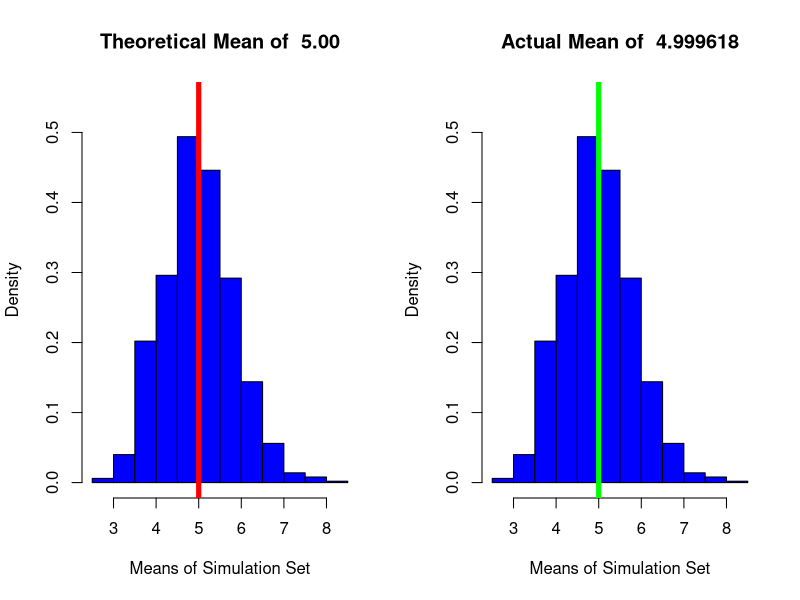
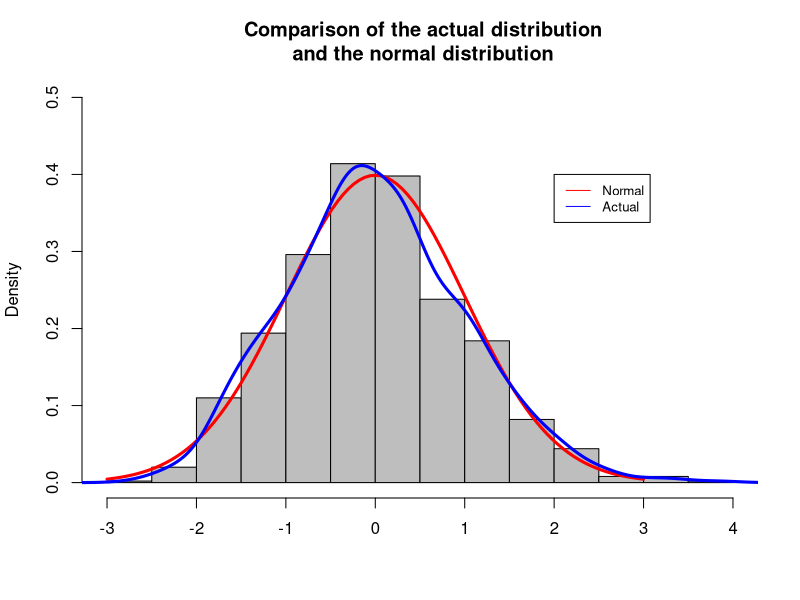

Generate these figures, in order, with R:
# Setting the seed
set.seed(133233)
lambda <- 0.2 # lambda value
nobserv <- 1000 # number of observations
sample_size <- 40 # sample size


exp_sample_means <- c() # empty vector to store results

# looping through sample
for(i in 1:nobserv) {
  exp_sample_means <- c(exp_sample_means, mean(rexp(sample_size, lambda)))
}

# Calculating mean of the sample
mean(exp_sample_means)

round(mean(exp_sample_means), 2)

actual_mean <- mean(exp_sample_means)

theor_mean <- abs(-1/lambda)

# histogram to show the comparison of the theroetical and actual mean
par(mfrow=c(1,2))
hist(exp_sample_means,probability=T,main=paste('Theoretical Mean of ',format(theor_mean,nsmall=2)),ylim=c(0,0.55),col='blue',xlab='Means of Simulation Set')
abline(v=theor_mean,col='red',lwd=5)
hist(exp_sample_means,probability=T,main=paste('Actual Mean of ',format(actual_mean,nsmall=2)),ylim=c(0,0.55),col='blue',xlab='Means of Simulation Set')
abline(v=actual_mean,col='green',lwd=5)

actual_var <- var(exp_sample_means) 

actual_var

# Comparison of the actual and theoretical variance from the distribution
par(mfrow=c(1,1))
hist(scale(exp_sample_means),probability=T,main=" Comparison of the actual distribution\n and the normal distribution",ylim=c(0,0.5),xlab='', col = 'grey')
curve(dnorm(x,0,1),-3,3, col='red',add=TRUE, lwd = 3) # normal distribution
lines(density(scale(exp_sample_means)),col='blue', lwd = 3) # actual distribution 
legend(2,0.4,c('Normal','Actual'),cex=0.8,col=c('red','blue'),lty=1)